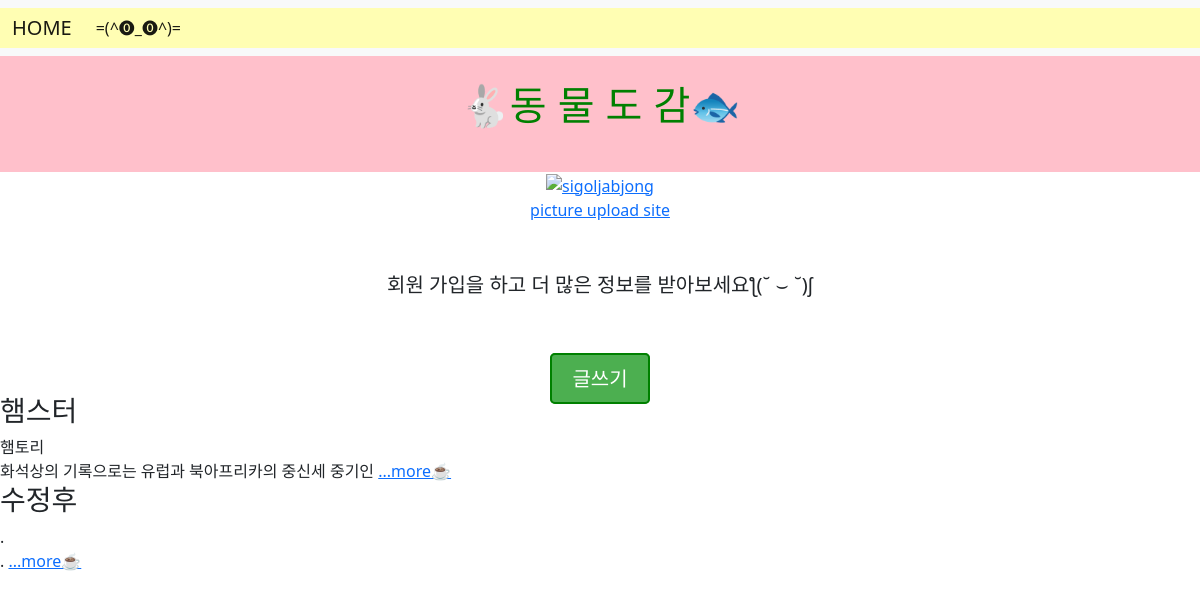
The page / on the database its author committed.
### main/models.py (models this page shows, shortened)
class Post(models.Model):
    title = models.CharField(max_length=200)
    writer = models.CharField(max_length=100)
    pub_date = models.DateTimeField()
    body = models.TextField()
    fanname = models.CharField(max_length=50)
    hashtag = models.CharField(max_length=50)
    image = models.ImageField(upload_to="post/", blank=True, null=True)
    def summary(self) :
        return self.body[:30]

### main/views.py (the view)
# urls.py: path('', mainpage, name="mainpage"),
def mainpage(request):
    posts = Post.objects.all()
    return render(request, 'main/mainpage.html', {'posts':posts})

### main/templates/main/mainpage.html (shortened to what this page needs)
{% extends 'base.html' %}
{% load static %}
{% block content %}
<div style="background-color: pink; padding: 20px; text-align: center;">
  <p style="font-family: 'DungGeunMo', sans-serif; font-size: 40px; color: green;">
    🐇동 물 도 감🐟
  </p>
</div>
<div style="text-align: center;">
  <a href="https://imgbb.com/"><img src="https://i.ibb.co/0VGjvRp/sigoljabjong.jpg" alt="sigoljabjong" border="0"></a><br>
  <a target='_blank' href='https://imgbb.com/'>picture upload site</a><br>
  <br>
  <br>
  <p style="font-size: 20px;">회원 가입을 하고 더 많은 정보를 받아보세요ƪ(˘  ⌣  ˘)ʃ</p>
  <br>
  <br>
  <a href="{% url 'main:new' %}" style="font-size: 20px; padding: 10px 20px; border: 2px solid green; border-radius: 5px; background-color: #4CAF50; color: #fff; text-decoration: none;">글쓰기</a>
</div>
    <div>
    {% for post in posts %}
      <div>
        <h3>{{post.title}}</h3>
        {{post.writer}}<br>
        {{post.summary}}
        <a href="{%url 'main:detail' post.id %}">...more☕</a>
      </div>
      {% endfor %}
    </div>
    </body>
{% endblock %}

### rows shown on the page
Post: title "햄스터", writer "햄토리", summary "화석상의 기록으로는 유럽과 북아프리카의 중신세 중기인"
Post: title "수정후", writer ".", summary "."
